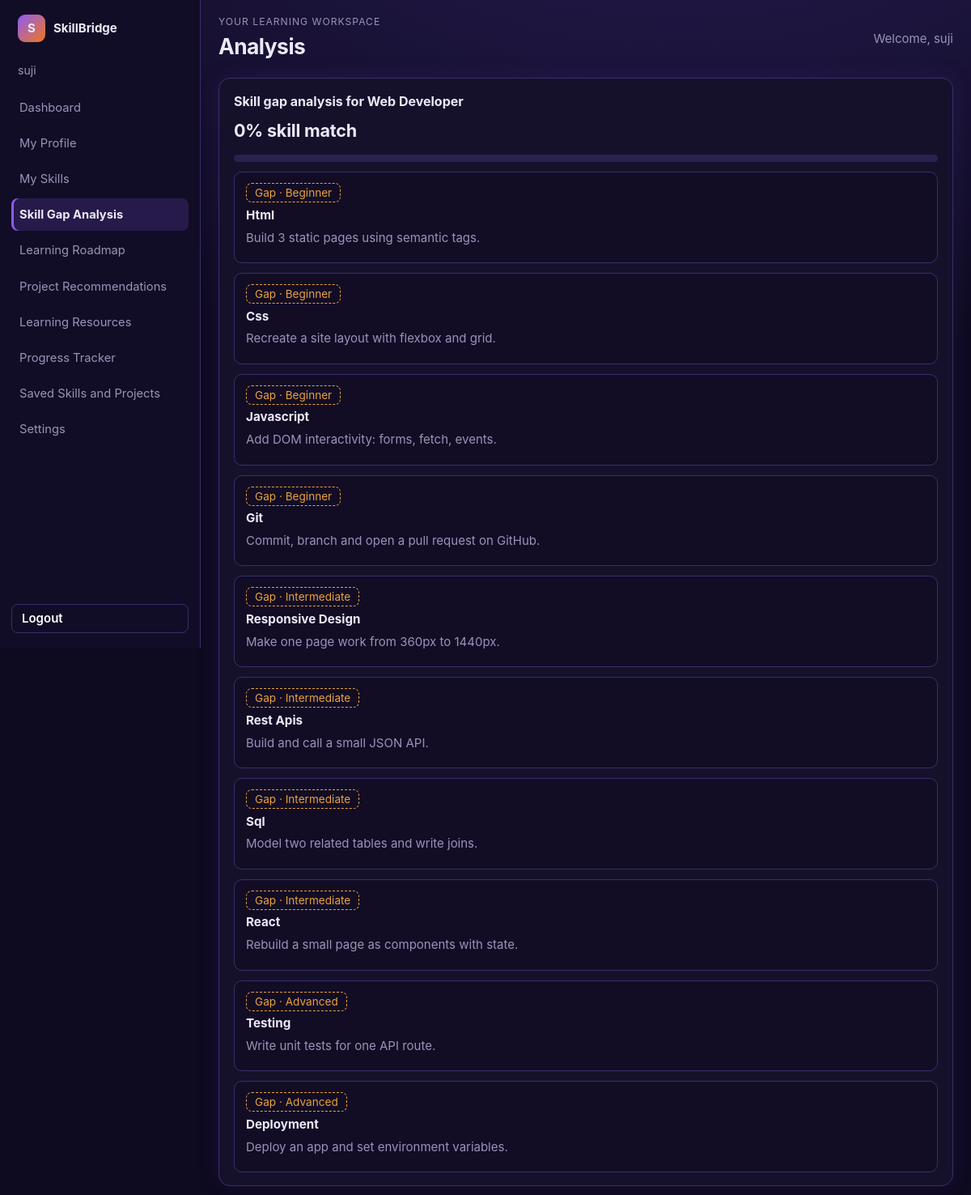
The page /analysis (signed in) on the database its author committed.
### tables this page shows
CREATE TABLE users (
        id INTEGER PRIMARY KEY, name TEXT NOT NULL, email TEXT NOT NULL UNIQUE,
        password_hash TEXT NOT NULL, department TEXT NOT NULL, year INTEGER NOT NULL,
        career_goal TEXT NOT NULL, skills TEXT NOT NULL DEFAULT '',
        created_at TEXT DEFAULT CURRENT_TIMESTAMP);

CREATE TABLE saved_items (
        user_id INTEGER NOT NULL REFERENCES users(id),
        item_type TEXT NOT NULL, item_key TEXT NOT NULL, title TEXT NOT NULL,
        details TEXT NOT NULL DEFAULT '', created_at TEXT DEFAULT CURRENT_TIMESTAMP,
        PRIMARY KEY (user_id, item_type, item_key));

### app.py (the view)
@app.route("/analysis")
@login_required
def skill_analysis():
    return render_student_page("analysis")

### app.py (called while the page is built)
def extract_skills(text: str) -> set:
    text = text.lower()
    found = set()
    for term, canon in VOCAB.items():
        if re.search(rf"(?<![\w+#.]){re.escape(term)}(?![\w+#])", text):
            found.add(canon)
    for tok in set(re.findall(r"[a-z0-9.+#-]{4,}", text)):
        if tok in VOCAB:
            continue
        hit = get_close_matches(tok, SINGLE, n=1, cutoff=0.85)
        if hit:
            found.add(VOCAB[hit[0]])
    return found

def render_student_page(page):
    user = current_user()
    analysis = build_analysis(user["career_goal"], user["skills"], user["id"])
    saved = db().execute(
        "SELECT item_type, item_key, title, details FROM saved_items WHERE user_id=? ORDER BY created_at DESC",
        (user["id"],),
    ).fetchall()
    return render_template(
        "index.html", careers=list(CAREERS), page=page, analysis=analysis,
        saved_items=[dict(row) for row in saved],
    )

def saved_exists(user_id, item_type, item_key):
    return db().execute(
        "SELECT 1 FROM saved_items WHERE user_id=? AND item_type=? AND item_key=?",
        (user_id, item_type, item_key),
    ).fetchone() is not None

### auth.py (called while the page is built)
def db():
    if "db" not in g:
        g.db = sqlite3.connect(DB_PATH)
        g.db.row_factory = sqlite3.Row
    return g.db

def current_user():
    return g.user

def csrf_token():
    return session.setdefault("csrf", secrets.token_hex(16))

def login_required(f):
    @wraps(f)
    def wrapper(*a, **k):
        if not g.user:
            if request.path.startswith("/api/"):
                return jsonify(error="Your session ended. Please log in again."), 401
            return redirect(url_for("login"))
        return f(*a, **k)
    return wrapper

### templates/index.html (shortened to what this page needs)
<!doctype html>
<html lang="en">
<head>
<link rel="stylesheet" href="{{ url_for('static', filename='style.css') }}">
</head>
<body>
<div class="app">
  {% set current_page = page %}
  {% include "_nav.html" %}
  <main class="shell">
    <header class="page-heading">
      <div><p class="eyebrow">Your learning workspace</p><h1>{{ page|replace("_", " ")|title }}</h1></div>
      <p class="welcome">Welcome, {{ user.name }}</p>
    </header>
    {% if page == "dashboard" %}
      <section class="stat-grid" aria-label="Learning summary">
        <article class="panel stat"><span>Career match</span><strong data-career-score>{{ analysis.score }}%</strong></article>
        <article class="panel stat"><span>Roadmap complete</span><strong data-task-percent>{{ analysis.task_percent }}%</strong></article>
        <article class="panel stat"><span>Tasks remaining</span><strong data-pending-count>{{ analysis.pending_count }}</strong></article>
      </section>
      <div class="grid">
        <section class="panel">
          <h2>My skills and skill gap</h2>
          <form id="form">
            <label for="career">Career you want</label>
            <select id="career">{% for c in careers %}<option {% if c == analysis.career %}selected{% endif %}>{{ c }}</option>{% endfor %}</select>
            <label for="skills">Skills you have</label>
            <textarea id="skills" rows="5" placeholder="e.g. HTML, CSS, JavaScript and Git">{{ user.skills }}</textarea>
            <div class="prog" aria-label="Analysis loading"><i id="prog"></i></div>
            <button type="submit">Analyze my skills</button>
            <p id="error" role="alert" hidden></p>
          </form>
          <h3>Career skills</h3>
          <div class="chips" id="chips">
            {% for skill in analysis.skills %}<span class="chip {{ 'have' if skill.have else 'gap' }}">{{ skill.name }}</span>{% endfor %}
          </div>
        </section>
        <section class="panel">
          <h2>Personalized learning roadmap</h2>
          <p class="big" id="headline">Your journey to {{ analysis.career }}: {{ analysis.score }}% there</p>
          <div class="flow">
            <div class="hexw"><div class="hex cur"><small>Skills matched</small><strong id="n-have">{{ analysis.skills|selectattr("have")|list|length }} of {{ analysis.skills|length }}</strong></div></div>
            <div class="card gap"><h3>Next skills</h3><ul id="n-gap">{% for skill in analysis.next_up %}<li>{{ skill }}</li>{% else %}<li>No skill gaps found</li>{% endfor %}</ul></div>
            <div class="card path"><h3>Learning levels</h3><ul id="n-path">{% for phase in analysis.roadmap %}<li>{{ phase.level_name }}: {{ phase.steps|length }} tasks</li>{% else %}<li>No pending tasks</li>{% endfor %}</ul></div>
            <div class="hexw"><div class="hex tgt"><small>Target role</small><strong id="n-tgt">{{ analysis.career }}</strong></div></div>
          </div>
          <p><a class="text-link" href="{{ url_for('learning_roadmap') }}">Open full roadmap →</a></p>
        </section>
        <aside class="side">
          <section class="panel"><h2>Skill match by level</h2>
            {% for level in (1, 2, 3) %}
              {% set items = analysis.skills|selectattr("level", "equalto", level)|list %}
              {% if items %}
                {% set count = items|selectattr("have")|list|length %}
                <div class="bar"><div><span>{{ {1:"Beginner", 2:"Intermediate", 3:"Advanced"}[level] }}</span><span>{{ (100 * count / items|length)|round|int }}%</span></div><i><b style="width:{{ (100 * count / items|length)|round|int }}%"></b></i></div>
              {% endif %}
            {% endfor %}
          </section>
          <section class="panel"><h2>Project recommendations</h2>
            {% for project in analysis.projects[:2] %}<article class="proj"><h3>{{ project.title }}</h3><p>{{ project.desc }}</p></article>{% else %}<p class="muted">Add or update your skills to get project ideas.</p>{% endfor %}
            <a class="text-link" href="{{ url_for('project_recommendations') }}">See all projects →</a>
          </section>
        </aside>
      </div>
    {% elif page == "analysis" %}
      <section class="panel">
        <h2>Skill gap analysis for {{ analysis.career }}</h2>
        <p class="big">{{ analysis.score }}% skill match</p>
        <div class="progress-track"><span style="width:{{ analysis.score }}%"></span></div>
        <div class="item-list">
          {% for skill in analysis.skills %}
          <article class="item-card"><div><span class="chip {{ 'have' if skill.have else 'gap' }}">{{ "Matched" if skill.have else "Gap" }} · {{ {1:"Beginner", 2:"Intermediate", 3:"Advanced"}[skill.level] }}</span><h3>{{ skill.name|title }}</h3><p>{{ skill.tip }}</p></div></article>
          {% endfor %}
        </div>
      </section>
    {% endif %}
  </main>
</div>
</body>
</html>

### templates/_nav.html (shortened to what this page needs)
<aside class="sidebar" aria-label="Main navigation">
  <a class="sidebar-brand" href="{{ url_for('dashboard') }}"><b class="logo">S</b><strong>SkillBridge</strong></a>
  <p class="sidebar-student">{{ user.name }}</p>
  <nav class="nav-links">
    {% set links = [
      ("dashboard", "Dashboard", "dashboard"),
      ("profile", "My Profile", "profile"),
      ("skills", "My Skills", "my_skills"),
      ("analysis", "Skill Gap Analysis", "skill_analysis"),
      ("roadmap", "Learning Roadmap", "learning_roadmap"),
      ("projects", "Project Recommendations", "project_recommendations"),
      ("resources", "Learning Resources", "learning_resources"),
      ("progress", "Progress Tracker", "progress_tracker"),
      ("saved", "Saved Skills and Projects", "saved_items_page"),
      ("settings", "Settings", "settings")
    ] %}
    {% for key, label, endpoint in links %}
      <a href="{{ url_for(endpoint) }}" {% if current_page == key %}aria-current="page"{% endif %}>{{ label }}</a>
    {% endfor %}
  </nav>
  <form method="post" action="{{ url_for('logout') }}" class="sidebar-logout">
    <button class="ghost" type="submit">Logout</button>
  </form>
</aside>

### static/style.css (style rules this page uses)
:root { --bg:#0e0a1f;--panel:#16112b;--line:#3b2d6b;--ink:#ece9f7;--muted:#9a93b8;--violet:#8b5cf6;--violet2:#6d45d6;--have:#34d3a6;--amber:#e9a23b;--orange:#f2761b }
* { box-sizing:border-box }
body { margin:0;background:radial-gradient(1200px 600px at 70% -10%,#241a4d,var(--bg));color:var(--ink);font:15px/1.5 Inter,system-ui,-apple-system,"Segoe UI",sans-serif }
.app { display:grid;grid-template-columns:64px 1fr;min-height:100% }
.logo { display:grid;place-items:center;width:34px;height:34px;border-radius:9px;background:linear-gradient(135deg,var(--violet),var(--orange));margin-bottom:10px }
.shell { padding:18px 22px 40px;min-width:0 }
.panel { background:var(--panel);border:1px solid var(--line);border-radius:14px;padding:16px 18px;box-shadow:0 0 30px rgba(109,69,214,.12) }
h2 { margin:0 0 12px;font-size:1rem }
h3 { margin:16px 0 8px;font-size:.95rem }
.big { font-size:1.35rem;font-weight:700;margin:-4px 0 14px;letter-spacing:-.01em }
button { font:inherit;font-weight:600;color:#fff;background:linear-gradient(135deg,var(--violet),var(--violet2));border:0;border-radius:8px;padding:10px 18px;cursor:pointer;margin-top:10px }
.chip { padding:3px 10px;border-radius:7px;font-size:.85rem;text-transform:capitalize }
.chip.gap { border:1px dashed var(--amber);color:var(--amber) }
.ghost { background:none;border:1px solid var(--line);margin:0;padding:6px 12px }
.app { grid-template-columns:248px minmax(0,1fr);min-height:100vh }
.sidebar { position:sticky;top:0;height:100vh;overflow-y:auto;display:flex;flex-direction:column;gap:12px;padding:18px 14px;background:#120d26;border-right:1px solid var(--line) }
.sidebar-brand { display:flex;align-items:center;gap:10px;color:var(--ink);text-decoration:none;padding:0 8px 12px }
.sidebar-brand .logo { margin:0 }
.sidebar-student { color:var(--muted);font-size:.88rem;margin:0 8px 4px;overflow-wrap:anywhere }
.nav-links { display:grid;gap:4px }
.nav-links a { color:var(--muted);text-decoration:none;padding:9px 10px;border-radius:8px;font-size:.92rem }
.nav-links a:hover,.nav-links a[aria-current=page] { color:var(--ink);background:rgba(139,92,246,.17) }
.nav-links a[aria-current=page] { box-shadow:inset 3px 0 var(--violet);font-weight:650 }
.sidebar-logout { margin-top:auto }
.sidebar-logout button { width:100%;text-align:left }
.page-heading { display:flex;justify-content:space-between;align-items:center;gap:14px;margin-bottom:18px }
.page-heading h1 { margin:0;font-size:1.65rem;letter-spacing:-.02em }
.page-heading .eyebrow { margin:0 0 2px }
.welcome,.muted { color:var(--muted) }
.eyebrow { font-size:.76rem;text-transform:uppercase;letter-spacing:.08em;color:var(--muted) }
.item-list { display:grid;gap:12px;margin-top:12px }
.item-card { display:flex;justify-content:space-between;align-items:flex-start;gap:16px;padding:14px;border:1px solid var(--line);border-radius:10px;background:rgba(15,11,32,.5) }
.item-card h3 { margin:5px 0 }
.item-card p { color:var(--muted);margin:5px 0 }
.progress-track { height:9px;border-radius:8px;overflow:hidden;background:#2a2150 }

### rows shown on the page
users: name "suji", career "Web Developer"
saved_items: have "Gap", level "Beginner", name "Html", tip "Build 3 static pages using semantic tags."
saved_items: have "Gap", level "Beginner", name "Javascript", tip "Add DOM interactivity: forms, fetch, events."
saved_items: have "Gap", level "Beginner", name "Git", tip "Commit, branch and open a pull request on GitHub."
saved_items: have "Gap", level "Intermediate", name "Sql", tip "Model two related tables and write joins."

### other values the page prints
{{ label }} "Dashboard" "My Profile" "My Skills" "Skill Gap Analysis" "Learning Roadmap" "Project Recommendations" "Learning Resources" "Progress Tracker" "Saved Skills and Projects" "Settings"
{{ page|replace("_", " ")|title }} "Analysis"
{{ analysis.score }} "0"
{{ "Matched" if skill.have else "Gap" }} "Gap" "Gap" "Gap" "Gap" "Gap" "Gap"
{{ {1:"Beginner", 2:"Intermediate", 3:"Advanced"}[skill.level] }} "Beginner" "Intermediate" "Intermediate" "Intermediate" "Advanced" "Advanced"
{{ skill.name|title }} "Css" "Responsive Design" "Rest Apis" "React" "Testing" "Deployment"
{{ skill.tip }} "Recreate a site layout with flexbox and grid." "Make one page work from 360px to 1440px." "Build and call a small JSON API." "Rebuild a small page as components with state." "Write unit tests for one API route." "Deploy an app and set environment variables."
